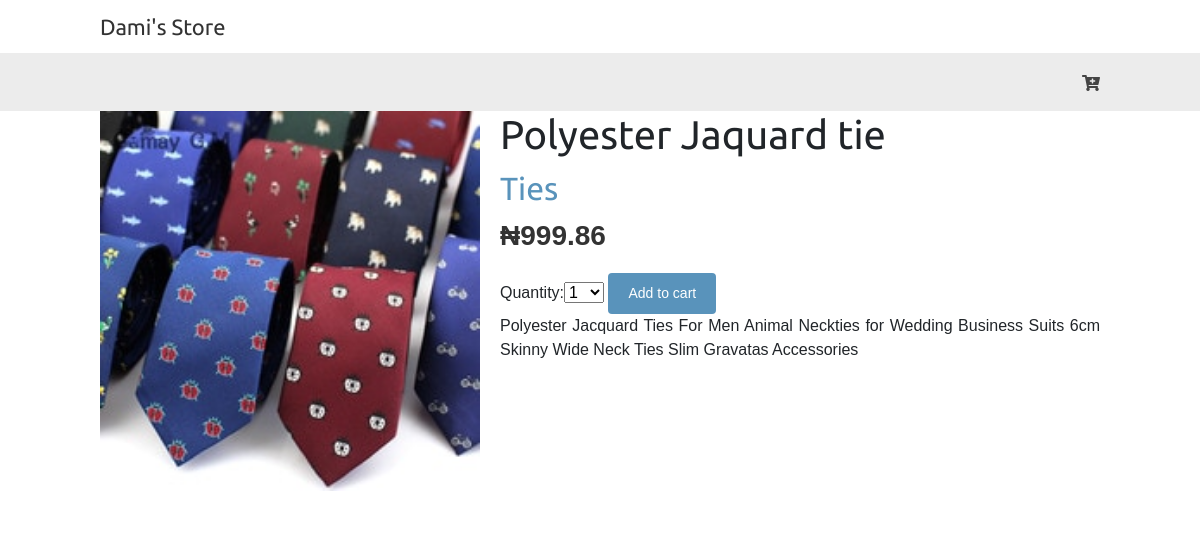
Screenshot of /7/polyester-jaquard-tie with the database file from the repository.
### shop/models.py (models this page shows, shortened)
class Product(models.Model):
    category = models.ForeignKey(Category, related_name='products', on_delete=models.CASCADE)
    name = models.CharField(max_length=200, db_index=True)
    slug = models.SlugField(max_length=200, db_index=True)
    image = models.ImageField(upload_to='products/%Y/%m/%d', blank=True)
    description = models.TextField(blank=True)
    price = models.DecimalField(max_digits=10, decimal_places=2)
    stock = models.PositiveIntegerField()
    available =models.BooleanField(default=True)
    created = models.DateTimeField(auto_now_add=True)
    updated = models.DateTimeField(auto_now=True)
    class meta:
        ordering = 'name'
        index_together = (('id', 'slug'),)

class Category(models.Model):
    name = models.CharField(max_length=200, db_index=True)
    slug = models.SlugField(max_length=200, db_index=True, unique=True)
    class meta:
        ordering = ('name',)
        verbose_name = 'category'
        verbose_name_plural = 'categories'
    def __str__(self):
        return self.name
    def get_absolute_url(self):
        return reverse("shop:product_list_by_category", args=[self.slug])

### shop/views.py (the view)
# urls.py: path('<int:id>/<slug:slug>', views.product_detail, name='product_detail'),
def product_detail(request, id, slug):
    product = get_object_or_404(Product, id=id, slug=slug, available=True)
    cart_product_form = CartAddProductForm()
    return render(request, 'shop/product/detail.html', {'product': product, 'cart_product_form': cart_product_form})

### cart/forms.py
class CartAddProductForm(forms.Form):
    quantity = forms.TypedChoiceField(choices=PRODUCT_QUANTITY_CHOICES, coerce=int)
    update = forms.BooleanField(required=False, initial=False, widget=forms.HiddenInput)

### cart/cart.py (called while the page is built)
    def __len__(self):
        return sum(item['quantity'] for item in self.cart.values())

### cart/context_processors.py (called while the page is built)
def cart(request):
    return {'cart' : Cart(request)}

### shop/templates/shop/product/detail.html (shortened to what this page needs)
{% extends "shop/base.html" %}
{% load static %}
{% block content %}
<div class="product-detail">
    <img src="{% if product.image %}
                {{ product.image.url }}
                {% else %}
                    {% static "img/no_image.png" %}
                {% endif %}">
    <h1>{{ product.name }}</h1>
    <h2><a href="{{ product.category.get_absolute_url }}">{{product.category }}</a></h2>
    <p class="price">₦{{ product.price }}</p>
    <form action="{% url "cart:cart_add" product.id %}" method="post">
        {{ cart_product_form }}
        <input type="submit" value="Add to cart">
    </form>
    {{ product.description|linebreaks }}
</div>
{% endblock %}

### shop/static/css/base.css (style rules this page uses)
body { margin:0; padding:0; font-family:helvetica, sans-serif; }
h1, h2, h3, h4, h5 , h6 { font-family: 'Ubuntu', sans-serif; font-weight:normal; }
a { text-decoration:none; color:#5993bb; }
a.button, input[type="submit"] { color:#fff; background:#5993bb; border-radius:4px; padding:10px 20px; font-size:14px; border:0; }
.product-detail { text-align:justify; }
.product-detail .price { color:#333; font-size:28px; font-weight:bold; }
.product-detail img { width:40%; float:left; padding:0 20px 20px 0; }
.product-detail h1 { margin-bottom:0; }
.product-detail h2 { margin-top:10px; }

### rows the page displays
Product: image (picture), name "Polyester Jaquard tie", category "Ties", price "999.86", description "Polyester Jacquard Ties For Men Animal Neckties for Wedding Business Suits 6cm Skinny Wide Neck Ties Slim Gravatas Accessories"
